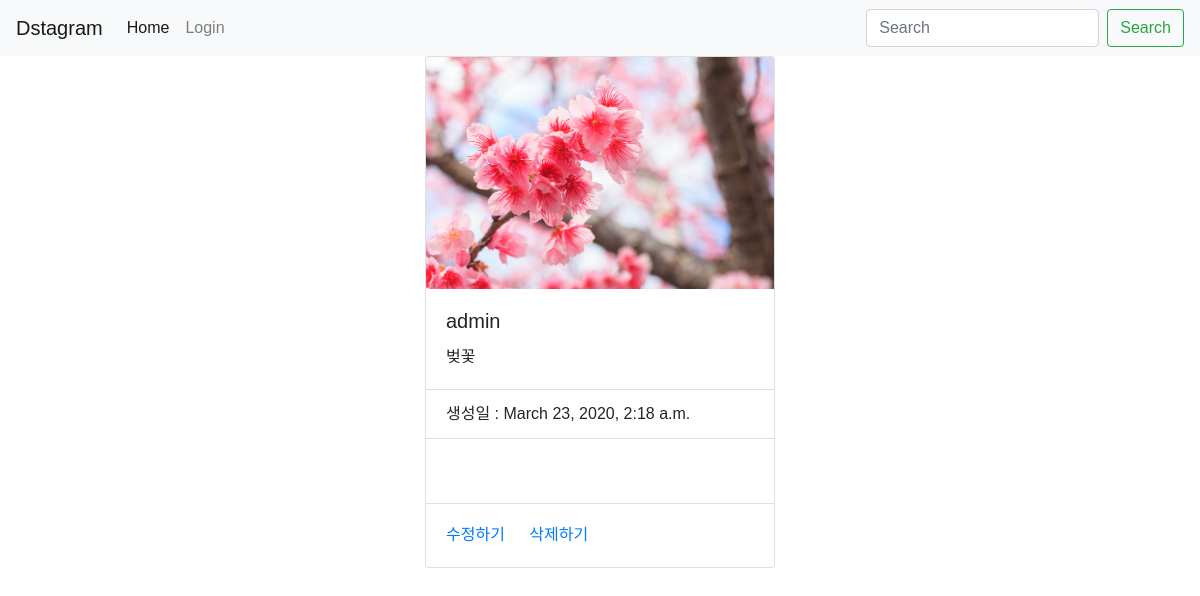
/detail/6/, run on the app's committed database.
### photo/models.py (models this page shows, shortened)
class Photo(models.Model):
    author = models.ForeignKey(User, on_delete=models.CASCADE, related_name='user')
    text = models.TextField(blank=True)
    image = models.ImageField(upload_to = 'timeline_photo/%Y/%m/%d')
    created = models.DateTimeField(auto_now_add=True)
    updated = models.DateTimeField(auto_now=True)
    like = models.ManyToManyField(User, related_name='like_post', blank=True)
    favorite = models.ManyToManyField(User, related_name='favorite_post', blank =True)
    class Meta:
        ordering = ['-created']

### photo/views.py (the view)
# urls.py: path(r"detail/<int:pk>/", PhotoDetail.as_view(), name = 'detail'),
class PhotoDetail(DetailView):
    model = Photo
    template_name_suffix = '_detail'

### photo/templates/photo/photo_detail.html (shortened to what this page needs)
{% extends 'base.html' %}
{% block content %}
<div class="row">
    <div class="col"></div>
    <div class="col-12 col-xl-4 col-md-4">
        <div class="card" >
            <img src=" {{ object.image.url }}" class="card-img-top" alt="...">
            <div class="card-body">
                <h5 class="card-title">{{ object.author }}</h5>
                <p class="card-text"> {{ object.text }} </p>
            </div>
            <ul class = "list-group list-group-flush">
                <li class = "list-group-item">생성일 : {{ object.created }}</li>
                <li class = "list-group-item">
                    {% load disqus_tags %}
                    <div class = "card-body">
                    </div>
                </li>
            </ul>
            <div class="card-body">
                <a href="{% url 'photo:update' object.id %}" class="card-link">수정하기</a>
                <a href="{% url 'photo:delete' object.id %}" class="card-link">삭제하기</a>
            </div>
        </div>
    </div>
    <div class="col"></div>
</div>
{% endblock %}

### layout/base.html (style rules this page uses)
* { font-family: 'Noto Sans KR', sans-serif; }

### data on the page
Photo: image (picture), author "admin", text "벚꽃", created "March 23, 2020, 2:18 a.m."
